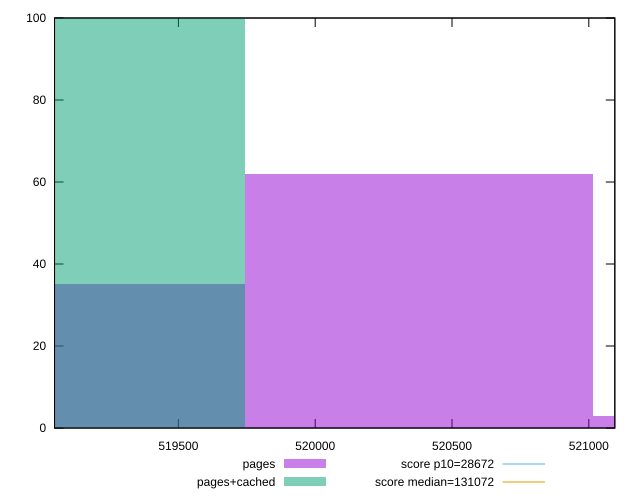

Here is the gnuplot script that generated this plot:
reset

$pages <<EOF
519108.0931450068 35
520380.41690271517 62
521652.74066042353 3
EOF

$pagesCached <<EOF
519108.0931450068 100
EOF

set key outside below
set boxwidth 1272.32375770835
set xrange [519047.3357513424:521095.04237993486]
set yrange [0:100]
set trange [0:100]
set style fill transparent solid 0.5 noborder

set parametric
set terminal svg size 640, 500 enhanced background rgb 'white'
set output "report_00012_2021-02-09T11:01:39.952Z/uses-long-cache-ttl/comparison/histogram/0_vs_1.svg"

plot $pages title "pages" with boxes, \
     $pagesCached title "pages+cached" with boxes, \
     28672,t title "score p10=28672", \
     131072,t title "score median=131072"

reset
